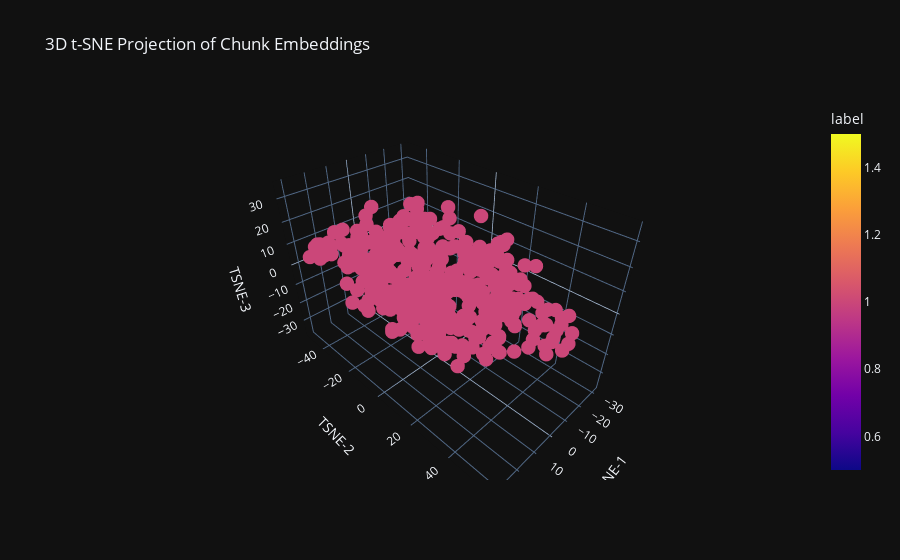

Here is the notebook cell this chart was saved with:
### Code cell
projections = reduced_embeddings3
df_tsne = pd.DataFrame(projections, columns=['TSNE-1', 'TSNE-2', 'TSNE-3'])
df_tsne['label'] = [ 1 for i in range(len(reduced_embeddings3))]
plot_embeddings_3d(df_tsne)

### Figure 1 — Plotly figure (JSON) as saved in the notebook; plotly's stock layout.template omitted (floating-point values rounded to 4 significant figures; data arrays with more than 128 entries replaced by an {"elided": "..."} marker saying what was removed)
{"data": [{"hovertemplate": "TSNE-1=%{x}<br>TSNE-2=%{y}<br>TSNE-3=%{z}<br>label=%{marker.color}<extra></extra>", "legendgroup": "", "marker": {"color": {"elided": "363 int values"}, "coloraxis": "coloraxis", "symbol": "circle", "size": 5}, "mode": "markers", "name": "", "scene": "scene", "showlegend": false, "x": {"elided": "363 float values"}, "y": {"elided": "363 float values"}, "z": {"elided": "363 float values"}, "type": "scatter3d"}], "layout": {"scene": {"domain": {"x": [0.0, 1.0], "y": [0.0, 1.0]}, "xaxis": {"title": {"text": "TSNE-1"}}, "yaxis": {"title": {"text": "TSNE-2"}}, "zaxis": {"title": {"text": "TSNE-3"}}}, "coloraxis": {"colorbar": {"title": {"text": "label"}}, "colorscale": [[0.0, "#0d0887"], [0.1111, "#46039f"], [0.2222, "#7201a8"], [0.3333, "#9c179e"], [0.4444, "#bd3786"], [0.5556, "#d8576b"], [0.6667, "#ed7953"], [0.7778, "#fb9f3a"], [0.8889, "#fdca26"], [1.0, "#f0f921"]]}, "legend": {"tracegroupgap": 0}, "title": {"text": "3D t-SNE Projection of Chunk Embeddings"}}}
